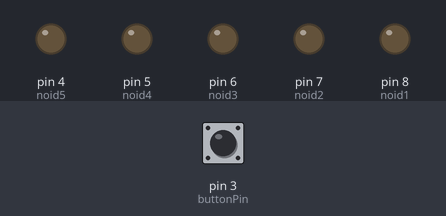
The sketch below on a simulated Arduino Uno, built with avr-gcc and run on an emulated ATmega328P. On the bench: output pins drawn as LEDs (lit = HIGH). The inputs (shaded band) are chosen by the test bench; at power-on: pin 3 (buttonPin) HIGH.

Above: at 1.2 s.
1.3 s: pin 3 (buttonPin) pulled LOW for 0.15 s
At 2.1 s:
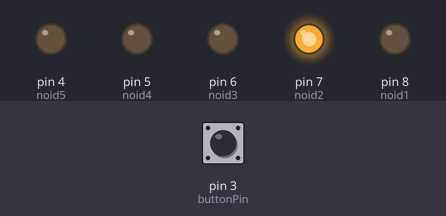
At 3.4 s:
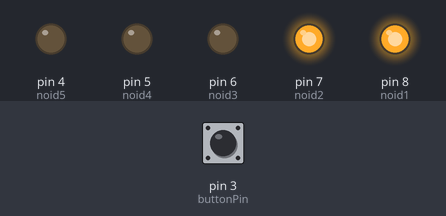
7.4 s: pin 3 (buttonPin) pulled LOW for 1 s
At 14.1 s:
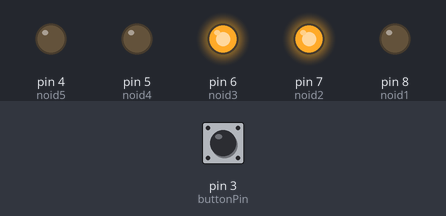
Timing chart, 0 to 16.3 s (numbered marks = the images above; inputs shaded):
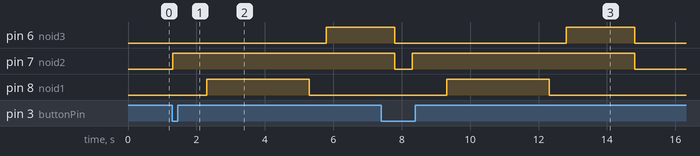

Measured:
- after the input at 1.3 s, pin 6 (noid3): LOW → HIGH after 4.5 s; pin 7 (noid2): LOW → HIGH at once; pin 8 (noid1): LOW → HIGH after 1.0 s, → LOW 3.0 s later
- after the input at 7.4 s, pin 8 (noid1): LOW → HIGH after 1.9 s, → LOW 3.0 s later

The sketch:

valve_control_heatstake_poc.ino
```cpp
#include <Servo.h>

/*

This is a program to turn on and off solenoid valves.
It requires NPN transistors connected to the output pins,
and the transistors are used for low-side switching of the solenoids.

Transistor product page: http://www.fairchildsemi.com/ds/2N/2N3904.pdf
Base pin connected to 1k resistor to output pin of Arduino,
Collector pin connected to ground pin of solenoid valve,
Emitter pin connected to Arduino Gnd.

Positive side of solenoid valve connected to power (likely 24V).
Power supply GND must be connected to Arduino GND.

*/

int noid1 = 8;
int noid2 = 7;
int noid3 = 6;
int noid4 = 5;
int noid5 = 4;
int buttonPin = 3;

boolean buttonState; //initialize button state

void setup()
{
  pinMode(noid1, OUTPUT);
  pinMode(noid2, OUTPUT);
  pinMode(noid3, OUTPUT);
  pinMode(noid4, OUTPUT);
  pinMode(noid5, OUTPUT);
  pinMode(buttonPin, INPUT);
  digitalWrite(buttonPin, HIGH); //Turn on pull-up resistor.
}

void cycle(int runs){
  for(int i=0; i<runs; i++){
    digitalWrite(noid2, HIGH); //raise bottom
    delay(1000); //Delay before the top comes down
    digitalWrite(noid1, HIGH); //lower top
    delay(3000); //Clamp time pre-blow
    digitalWrite(noid1, LOW); //lift top
    delay(500);
    digitalWrite(noid3, HIGH); //blower on
    delay(2000); //cooling
    digitalWrite(noid3, LOW); //blower off
    digitalWrite(noid2, LOW); //lower bottom
    delay(500);
  }
}

void loop()
{
  buttonState = digitalRead(buttonPin);
  if (buttonState == LOW) cycle(1);
  delay(10);
}
```
